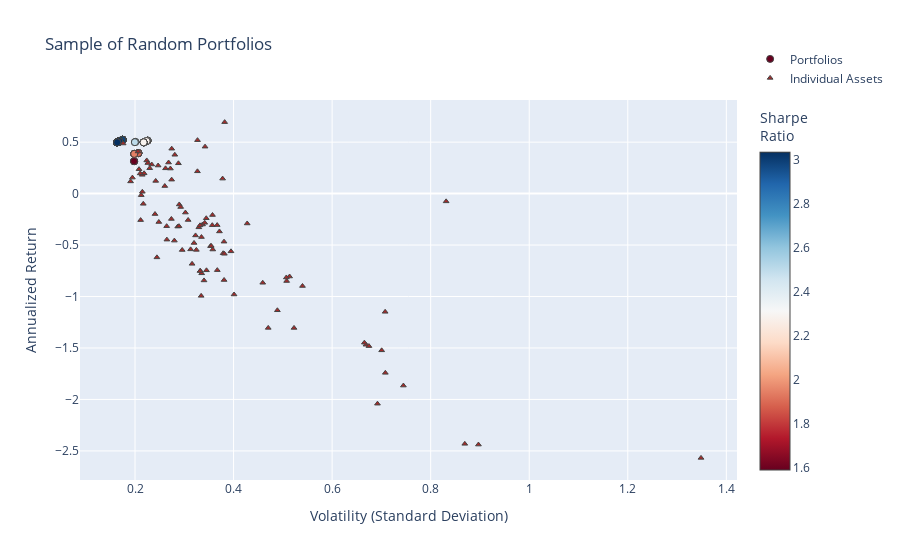

Source (notebook cell):
### Code cell
fig = go.Figure()

fig.add_trace(go.Scatter(
    x=[p["variance"]**0.5 for p in total_portfolios],  # Convert variance to volatility
    y=[p["return"] for p in total_portfolios],
    mode='markers',
    marker=dict(
        color=[p["sharpe"] for p in total_portfolios],  # Sharpe Ratio
        showscale=True,
        size=7,
        line=dict(width=1),
        colorscale="RdBu",
        colorbar=dict(title="Sharpe<br>Ratio")
    ),
    hoverinfo='text',
    text=[
        f"Return: {p['return']:.3%}<br>Volatility: {p['variance']**0.5:.3f}<br>" +
        f"Sharpe Ratio: {p['return'] / (p['variance']**0.5):.3f}<br>" +
        "<br>".join([f"{p['tickers'][i]}: Weight={p['weights'][i]:.3f}" for i in range(len(p['tickers']))])
        for p in total_portfolios
    ],
    name="Portfolios"
))

fig.add_trace(go.Scatter(
    x=volatility,
    y=annualized_returns,
    mode='markers',
    hoverinfo='text',
    hovertext=[
        f"{name} <br>Volatility: {vol:.3f} <br>Returns: {ret:.3%} <br>Sharpe Ratio: {sr:.3f}"
        for name, vol, ret, sr in zip(names, volatility, annualized_returns, sharpe_ratios)
    ],
    marker=dict(
        color='brown',
        size=5,
        symbol='triangle-up',  # Sets the marker shape to a triangle
        line=dict(width=1)
    ),
    name="Individual Assets"
))

fig.update_layout(
    title='Sample of Random Portfolios',
    xaxis_title='Volatility (Standard Deviation)',
    yaxis_title='Annualized Return',
    legend=dict(y=5
    )
)


fig.show()

### Figure 1 — Plotly figure (JSON) as saved in the notebook; plotly's stock layout.template omitted (floating-point values rounded to 4 significant figures; data arrays with more than 128 entries replaced by an {"elided": "..."} marker saying what was removed)
{"data": [{"hoverinfo": "text", "marker": {"color": {"elided": "1001 float values"}, "colorbar": {"title": {"text": "Sharpe<br>Ratio"}}, "colorscale": [[0, "rgb(103,0,31)"], [0.1, "rgb(178,24,43)"], [0.2, "rgb(214,96,77)"], [0.3, "rgb(244,165,130)"], [0.4, "rgb(253,219,199)"], [0.5, "rgb(247,247,247)"], [0.6, "rgb(209,229,240)"], [0.7, "rgb(146,197,222)"], [0.8, "rgb(67,147,195)"], [0.9, "rgb(33,102,172)"], [1, "rgb(5,48,97)"]], "line": {"width": 1}, "showscale": true, "size": 7}, "mode": "markers", "name": "Portfolios", "text": {"elided": "1001 str values"}, "type": "scatter", "x": {"elided": "1001 float values"}, "y": {"elided": "1001 float values"}}, {"hoverinfo": "text", "hovertext": ["AAPL_Close <br>Volatility: 0.358 <br>Returns: -54.332% <br>Sharpe Ratio: -1.518", "EW_Close <br>Volatility: 0.395 <br>Returns: -56.082% <br>Sharpe Ratio: -1.421", "SRE_Close <br>Volatility: 0.224 <br>Returns: 32.226% <br>Sharpe Ratio: 1.440", "ADBE_Close <br>Volatility: 0.459 <br>Returns: -86.640% <br>Sharpe Ratio: -1.887", "SAP_Close <br>Volatility: 0.340 <br>Returns: -84.357% <br>Sharpe Ratio: -2.481", "DIS_Close <br>Volatility: 0.334 <br>Returns: -99.359% <br>Sharpe Ratio: -2.973", "ETN_Close <br>Volatility: 0.296 <br>Returns: -54.784% <br>Sharpe Ratio: -1.852", "BTI_Close <br>Volatility: 0.268 <br>Returns: 30.201% <br>Sharpe Ratio: 1.126", "JNJ_Close <br>Volatility: 0.191 <br>Returns: 11.843% <br>Sharpe Ratio: 0.620", "CSCO_Close <br>Volatility: 0.335 <br>Returns: -77.453% <br>Sharpe Ratio: -2.310", "ORCL_Close <br>Volatility: 0.335 <br>Returns: -42.218% <br>Sharpe Ratio: -1.261", "EMR_Close <br>Volatility: 0.274 <br>Returns: -24.631% <br>Sharpe Ratio: -0.900", "INTC_Close <br>Volatility: 0.367 <br>Returns: -74.353% <br>Sharpe Ratio: -2.026", "WFC_Close <br>Volatility: 0.381 <br>Returns: -46.683% <br>Sharpe Ratio: -1.227", "CPB_Close <br>Volatility: 0.272 <br>Returns: 24.345% <br>Sharpe Ratio: 0.896", "MCD_Close <br>Volatility: 0.217 <br>Returns: -9.926% <br>Sharpe Ratio: -0.458", "GIS_Close <br>Volatility: 0.247 <br>Returns: 27.276% <br>Sharpe Ratio: 1.105", "PM_Close <br>Volatility: 0.274 <br>Returns: 13.564% <br>Sharpe Ratio: 0.494", "GS_Close <br>Volatility: 0.313 <br>Returns: -54.165% <br>Sharpe Ratio: -1.731", "NFLX_Close <br>Volatility: 0.897 <br>Returns: -243.842% <br>Sharpe Ratio: -2.719", "DE_Close <br>Volatility: 0.428 <br>Returns: -29.028% <br>Sharpe Ratio: -0.679", "AEP_Close <br>Volatility: 0.208 <br>Returns: 23.728% <br>Sharpe Ratio: 1.140", "PG_Close <br>Volatility: 0.241 <br>Returns: -19.875% <br>Sharpe Ratio: -0.826", "GOOG_Close <br>Volatility: 0.379 <br>Returns: -57.951% <br>Sharpe Ratio: -1.530", "AMZN_Close <br>Volatility: 0.540 <br>Returns: -89.765% <br>Sharpe Ratio: -1.663", "TXN_Close <br>Volatility: 0.320 <br>Returns: -47.950% <br>Sharpe Ratio: -1.499", "EXC_Close <br>Volatility: 0.234 <br>Returns: 28.287% <br>Sharpe Ratio: 1.209", "REGN_Close <br>Volatility: 0.290 <br>Returns: -10.542% <br>Sharpe Ratio: -0.364", "TMO_Close <br>Volatility: 0.330 <br>Returns: -32.762% <br>Sharpe Ratio: -0.994", "SYY_Close <br>Volatility: 0.327 <br>Returns: 21.657% <br>Sharpe Ratio: 0.663", "ABBV_Close <br>Volatility: 0.226 <br>Returns: 29.683% <br>Sharpe Ratio: 1.313", "T_Close <br>Volatility: 0.288 <br>Returns: 29.456% <br>Sharpe Ratio: 1.022", "V_Close <br>Volatility: 0.357 <br>Returns: -20.803% <br>Sharpe Ratio: -0.582", "COST_Close <br>Volatility: 0.357 <br>Returns: -30.686% <br>Sharpe Ratio: -0.860", "SPOT_Close <br>Volatility: 0.745 <br>Returns: -186.514% <br>Sharpe Ratio: -2.505", "UBER_Close <br>Volatility: 0.669 <br>Returns: -146.824% <br>Sharpe Ratio: -2.196", "SNAP_Close <br>Volatility: 1.349 <br>Returns: -256.765% <br>Sharpe Ratio: -1.904", "LLY_Close <br>Volatility: 0.281 <br>Returns: 37.730% <br>Sharpe Ratio: 1.344", "TSLA_Close <br>Volatility: 0.708 <br>Returns: -114.857% <br>Sharpe Ratio: -1.623", "META_Close <br>Volatility: 0.701 <br>Returns: -152.273% <br>Sharpe Ratio: -2.174", "MDT_Close <br>Volatility: 0.248 <br>Returns: -27.589% <br>Sharpe Ratio: -1.111", "NVDA_Close <br>Volatility: 0.675 <br>Returns: -148.173% <br>Sharpe Ratio: -2.196", "PYPL_Close <br>Volatility: 0.692 <br>Returns: -204.119% <br>Sharpe Ratio: -2.950", "WMT_Close <br>Volatility: 0.287 <br>Returns: -32.040% <br>Sharpe Ratio: -1.118", "CVX_Close <br>Volatility: 0.342 <br>Returns: 45.609% <br>Sharpe Ratio: 1.333", "RDY_Close <br>Volatility: 0.289 <br>Returns: -31.649% <br>Sharpe Ratio: -1.094", "UNH_Close <br>Volatility: 0.260 <br>Returns: 7.351% <br>Sharpe Ratio: 0.282", "NKE_Close <br>Volatility: 0.401 <br>Returns: -98.013% <br>Sharpe Ratio: -2.444", "GOOGL_Close <br>Volatility: 0.381 <br>Returns: -58.476% <br>Sharpe Ratio: -1.533", "RMD_Close <br>Volatility: 0.371 <br>Returns: -36.767% <br>Sharpe Ratio: -0.990", "JPM_Close <br>Volatility: 0.316 <br>Returns: -68.232% <br>Sharpe Ratio: -2.161", "RTX_Close <br>Volatility: 0.262 <br>Returns: 24.561% <br>Sharpe Ratio: 0.938", "PFE_Close <br>Volatility: 0.293 <br>Returns: -13.008% <br>Sharpe Ratio: -0.445", "UA_Close <br>Volatility: 0.708 <br>Returns: -174.152% <br>Sharpe Ratio: -2.460", "MS_Close <br>Volatility: 0.353 <br>Returns: -51.014% <br>Sharpe Ratio: -1.444", "LYFT_Close <br>Volatility: 0.869 <br>Returns: -243.120% <br>Sharpe Ratio: -2.797", "SYK_Close <br>Volatility: 0.325 <br>Returns: -54.678% <br>Sharpe Ratio: -1.685", "KR_Close <br>Volatility: 0.378 <br>Returns: 14.563% <br>Sharpe Ratio: 0.386", "ACN_Close <br>Volatility: 0.345 <br>Returns: -74.514% <br>Sharpe Ratio: -2.159", "BA_Close <br>Volatility: 0.514 <br>Returns: -80.552% <br>Sharpe Ratio: -1.568", "BIIB_Close <br>Volatility: 0.337 <br>Returns: -30.004% <br>Sharpe Ratio: -0.890", "SO_Close <br>Volatility: 0.215 <br>Returns: 18.256% <br>Sharpe Ratio: 0.850", "HON_Close <br>Volatility: 0.264 <br>Returns: -31.648% <br>Sharpe Ratio: -1.198", "CRM_Close <br>Volatility: 0.508 <br>Returns: -84.931% <br>Sharpe Ratio: -1.673", "LMT_Close <br>Volatility: 0.275 <br>Returns: 43.637% <br>Sharpe Ratio: 1.590", "DHR_Close <br>Volatility: 0.323 <br>Returns: -40.632% <br>Sharpe Ratio: -1.259", "QCOM_Close <br>Volatility: 0.507 <br>Returns: -81.489% <br>Sharpe Ratio: -1.607", "PEP_Close <br>Volatility: 0.213 <br>Returns: -1.521% <br>Sharpe Ratio: -0.072", "BMY_Close <br>Volatility: 0.176 <br>Returns: 48.678% <br>Sharpe Ratio: 2.767", "BSX_Close <br>Volatility: 0.308 <br>Returns: -25.634% <br>Sharpe Ratio: -0.833", "IBM_Close <br>Volatility: 0.242 <br>Returns: 12.334% <br>Sharpe Ratio: 0.510", "ZBH_Close <br>Volatility: 0.332 <br>Returns: -30.837% <br>Sharpe Ratio: -0.929", "GILD_Close <br>Volatility: 0.211 <br>Returns: -25.745% <br>Sharpe Ratio: -1.218", "BABA_Close <br>Volatility: 0.831 <br>Returns: -7.532% <br>Sharpe Ratio: -0.091", "XOM_Close <br>Volatility: 0.382 <br>Returns: 69.454% <br>Sharpe Ratio: 1.819", "GM_Close <br>Volatility: 0.470 <br>Returns: -130.471% <br>Sharpe Ratio: -2.774", "DUK_Close <br>Volatility: 0.195 <br>Returns: 15.546% <br>Sharpe Ratio: 0.798", "NEE_Close <br>Volatility: 0.345 <br>Returns: -23.956% <br>Sharpe Ratio: -0.695", "MRK_Close <br>Volatility: 0.206 <br>Returns: 40.896% <br>Sharpe Ratio: 1.984", "MSFT_Close <br>Volatility: 0.355 <br>Returns: -50.792% <br>Sharpe Ratio: -1.432", "GE_Close <br>Volatility: 0.381 <br>Returns: -83.949% <br>Sharpe Ratio: -2.205", "MMM_Close <br>Volatility: 0.244 <br>Returns: -61.942% <br>Sharpe Ratio: -2.534", "ABT_Close <br>Volatility: 0.280 <br>Returns: -45.682% <br>Sharpe Ratio: -1.632", "VRTX_Close <br>Volatility: 0.327 <br>Returns: 51.931% <br>Sharpe Ratio: 1.589", "VZ_Close <br>Volatility: 0.215 <br>Returns: 1.769% <br>Sharpe Ratio: 0.082", "HD_Close <br>Volatility: 0.332 <br>Returns: -74.995% <br>Sharpe Ratio: -2.256", "F_Close <br>Volatility: 0.523 <br>Returns: -130.512% <br>Sharpe Ratio: -2.497", "KO_Close <br>Volatility: 0.219 <br>Returns: 19.717% <br>Sharpe Ratio: 0.902", "ISRG_Close <br>Volatility: 0.489 <br>Returns: -113.348% <br>Sharpe Ratio: -2.318", "CMCSA_Close <br>Volatility: 0.265 <br>Returns: -44.719% <br>Sharpe Ratio: -1.690", "AMD_Close <br>Volatility: 0.665 <br>Returns: -144.827% <br>Sharpe Ratio: -2.176", "MO_Close <br>Volatility: 0.302 <br>Returns: -18.422% <br>Sharpe Ratio: -0.609", "AMGN_Close <br>Volatility: 0.211 <br>Returns: 19.603% <br>Sharpe Ratio: 0.931", "CAT_Close <br>Volatility: 0.342 <br>Returns: -28.387% <br>Sharpe Ratio: -0.831", "K_Close <br>Volatility: 0.230 <br>Returns: 24.665% <br>Sharpe Ratio: 1.073", "BAC_Close <br>Volatility: 0.332 <br>Returns: -75.201% <br>Sharpe Ratio: -2.264", "MA_Close <br>Volatility: 0.367 <br>Returns: -30.598% <br>Sharpe Ratio: -0.834"], "marker": {"color": "brown", "line": {"width": 1}, "size": 5, "symbol": "triangle-up"}, "mode": "markers", "name": "Individual Assets", "type": "scatter", "x": [0.3578, 0.3947, 0.2238, 0.4592, 0.34, 0.3342, 0.2957, 0.2681, 0.191, 0.3353, 0.3348, 0.2738, 0.367, 0.3806, 0.2718, 0.2168, 0.2469, 0.2744, 0.3128, 0.8969, 0.4277, 0.2082, 0.2406, 0.3789, 0.5399, 0.3198, 0.2339, 0.2898, 0.3296, 0.3267, 0.226, 0.2881, 0.3572, 0.3568, 0.7446, 0.6687, 1.349, 0.2808, 0.7076, 0.7005, 0.2483, 0.6747, 0.692, 0.2867, 0.3421, 0.2892, 0.2604, 0.401, 0.3814, 0.3714, 0.3158, 0.2619, 0.2926, 0.708, 0.3533, 0.8692, 0.3245, 0.3778, 0.3451, 0.5137, 0.337, 0.2147, 0.2642, 0.5077, 0.2745, 0.3228, 0.5071, 0.2126, 0.1759, 0.3078, 0.242, 0.3319, 0.2114, 0.8314, 0.3819, 0.4703, 0.1947, 0.3446, 0.2062, 0.3547, 0.3808, 0.2445, 0.2799, 0.3268, 0.2149, 0.3324, 0.5227, 0.2185, 0.4889, 0.2647, 0.6654, 0.3023, 0.2106, 0.3415, 0.2298, 0.3322, 0.3667], "y": [-0.5433, -0.5608, 0.3223, -0.8664, -0.8436, -0.9936, -0.5478, 0.302, 0.1184, -0.7745, -0.4222, -0.2463, -0.7435, -0.4668, 0.2435, -0.09926, 0.2728, 0.1356, -0.5416, -2.438, -0.2903, 0.2373, -0.1987, -0.5795, -0.8977, -0.4795, 0.2829, -0.1054, -0.3276, 0.2166, 0.2968, 0.2946, -0.208, -0.3069, -1.865, -1.468, -2.568, 0.3773, -1.149, -1.523, -0.2759, -1.482, -2.041, -0.3204, 0.4561, -0.3165, 0.07351, -0.9801, -0.5848, -0.3677, -0.6823, 0.2456, -0.1301, -1.742, -0.5101, -2.431, -0.5468, 0.1456, -0.7451, -0.8055, -0.3, 0.1826, -0.3165, -0.8493, 0.4364, -0.4063, -0.8149, -0.01521, 0.4868, -0.2563, 0.1233, -0.3084, -0.2574, -0.07532, 0.6945, -1.305, 0.1555, -0.2396, 0.409, -0.5079, -0.8395, -0.6194, -0.4568, 0.5193, 0.01769, -0.75, -1.305, 0.1972, -1.133, -0.4472, -1.448, -0.1842, 0.196, -0.2839, 0.2466, -0.752, -0.306]}], "layout": {"legend": {"y": 5}, "title": {"text": "Sample of Random Portfolios"}, "xaxis": {"title": {"text": "Volatility (Standard Deviation)"}}, "yaxis": {"title": {"text": "Annualized Return"}}}}
